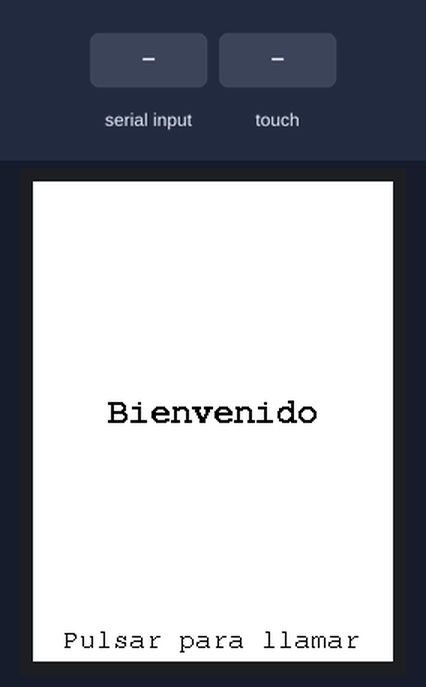
This sketch was run on a simulated Arduino Uno, built with avr-gcc and run on an emulated ATmega328P. Parts: 240×320 colour display. The test bench sets the inputs (shaded band). What the sketch prints to the serial monitor is not drawn.

Above: at 1.4 s.
1.5 s: "1" received over Serial
At 2.9 s:
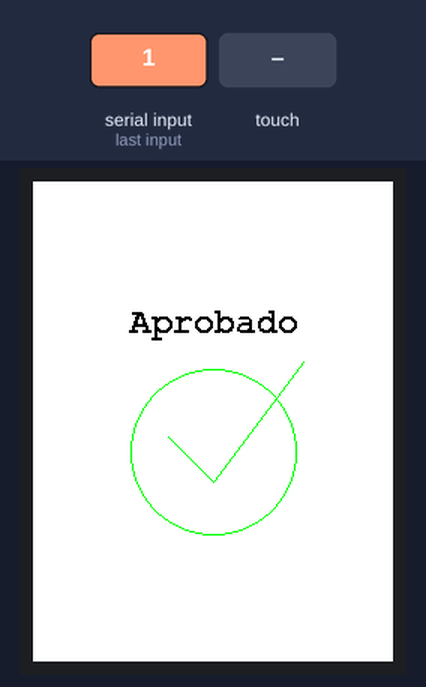
4.5 s: byte 4 (4) received over Serial
At 4.9 s:
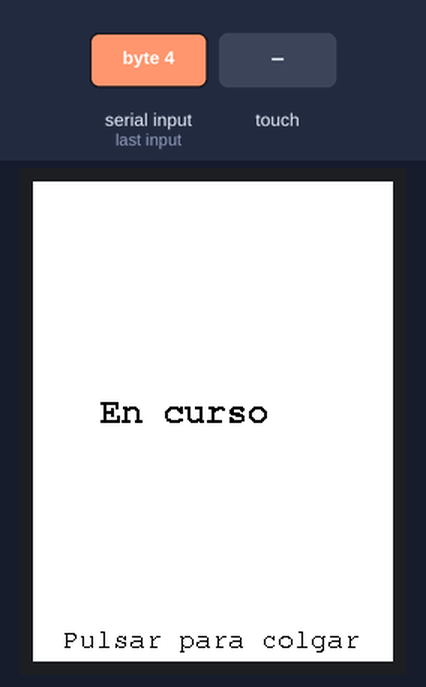
7.0 s: byte 0 (0) received over Serial
At 7.7 s:
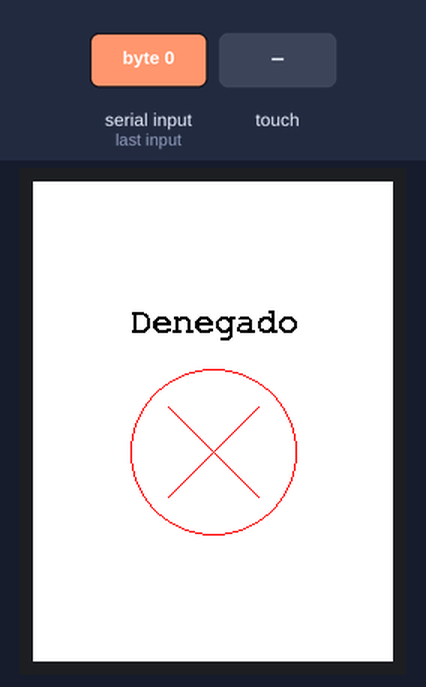
10.0 s: byte 2 (2) received over Serial
At 10.5 s:
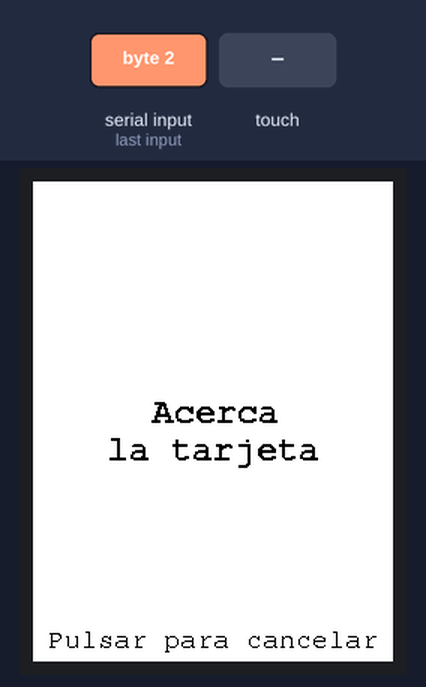
11.5 s: byte 3 (3) received over Serial
At 12.7 s:
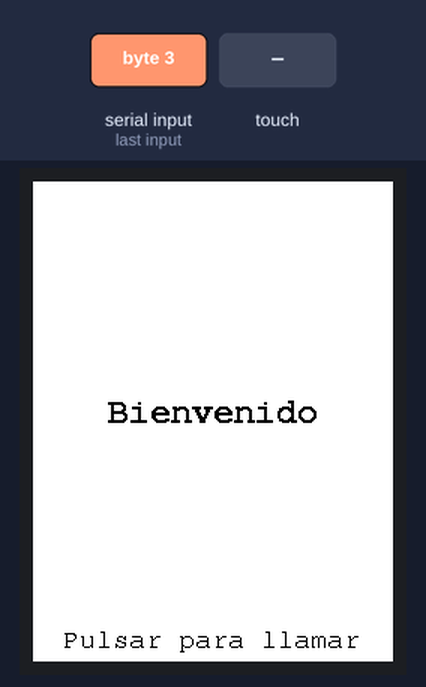
13.0 s: touch panel pressed at 13 % / 10 % of its raw x / y range
At 14.0 s:
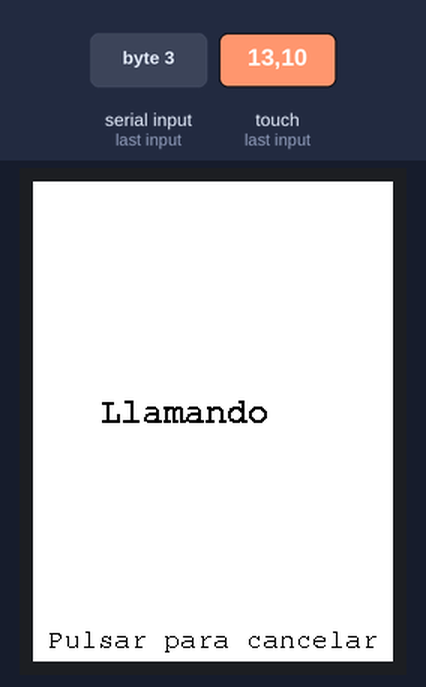
Timing chart, 0 to 16.0 s (numbered marks = the images above; inputs shaded):
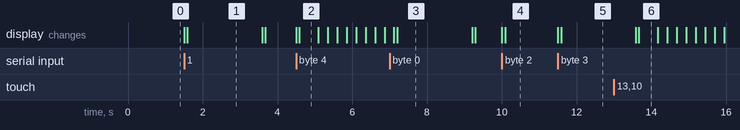

Measured:
- after the input at 1.5 s, the display: first changes at once (image 1 shows a later state)
- after the input at 4.5 s, the display: first changes at once (image 2 shows a later state)
- after the input at 7.0 s, the display: first changes after 0.12 s (image 3 shows a later state)
- after the input at 10.0 s, the display: first changes at once (image 4 shows a later state)
- after the input at 11.5 s, the display: first changes at once (image 5 shows a later state)
- after the input at 13.0 s, the display: first changes after 0.59 s (image 6 shows a later state)
- what the display in image 1 shows lasts 2.0 s, from 1.6 s to 3.6 s

The sketch:

board_1.ino
```cpp
#include <Adafruit_GFX.h>
#include <Adafruit_TFTLCD.h>
#include <TouchScreen.h>
#include <Fonts/FreeMonoBold12pt7b.h>
#include <Fonts/FreeMono9pt7b.h>

#define YP A1
#define XM A2
#define YM 7
#define XP 6

#define SCREEN_DELAY 250 // ms

#define ASCII_0 48
#define ASCII_1 49
#define ASCII_2 50
#define ASCII_3 51
#define ASCII_4 52

#define LCD_RESET A4

// Colors
#define BLACK 0x0000
#define BLUE 0x001F
#define RED 0xF800
#define GREEN 0x07E0
#define CYAN 0x07FF
#define MAGENTA 0xF81F
#define YELLOW 0xFFE0
#define WHITE 0xFFFF

#define CALL_TIMEOUT 1500

enum state {
  Initial,
  Calling,
  Permission_granted,
  Permission_denied,
  Call_in_progress,
  Card_edit
};

enum serialWrite {
  Cancel_action,
  Calling_action
};

state currentState = Initial;
Adafruit_TFTLCD tft;
TouchScreen ts = TouchScreen(XP, YP, XM, YM, 300);

const int16_t SCREEN_WIDTH = tft.width();
const int16_t SCREEN_HEIGHT = tft.height();

int incomingData = -1;

void setup() {
  Serial.begin(9600);

  tft.reset();

  uint16_t identifier = tft.readID();
  tft.begin(identifier);
  initialScreen();
}

void loop() {
  checkAccessControl();
  if (ts.isTouching() && currentState == Initial) {
    callingScreen();

    // Create a delay to prevent call spam
    delay(CALL_TIMEOUT);
  }
}

void initialScreen() {
  currentState = Initial;
  configureTouchScreenPins();
  int16_t mid_screen_y = SCREEN_HEIGHT / 2;
  tft.fillScreen(WHITE);
  tft.setFont(&FreeMonoBold12pt7b);
  tft.setCursor(50, mid_screen_y);
  tft.setTextSize(1);
  tft.setTextColor(BLACK);
  tft.println("Bienvenido");

  tft.setFont(&FreeMono9pt7b);
  tft.setCursor(20, SCREEN_HEIGHT - 10);
  tft.setTextSize(1);
  tft.setTextColor(BLACK);
  tft.println("Pulsar para llamar");
}

void callingScreen() {
  currentState = Calling;

  configureTouchScreenPins();
  int16_t mid_screen_y = SCREEN_HEIGHT / 2;
  int ANIMATION_FRAMES = 4;
  int loopCount = 0;
  tft.fillScreen(WHITE);
  Serial.write(Calling_action);

  tft.setFont(&FreeMonoBold12pt7b);
  tft.setCursor(45, mid_screen_y);
  tft.setTextSize(1);
  tft.setTextColor(BLACK);
  tft.println("Llamando");

  tft.setFont(&FreeMono9pt7b);
  tft.setCursor(10, SCREEN_HEIGHT - 10);
  tft.setTextSize(1);
  tft.setTextColor(BLACK);
  tft.println("Pulsar para cancelar");
  delay(SCREEN_DELAY);
  while (currentState == Calling) {
    tft.setFont(&FreeMonoBold12pt7b);
    tft.setCursor(45, mid_screen_y);
    tft.setTextSize(1);
    tft.setTextColor(BLACK);
    if (loopCount == 0) {
      tft.println("Llamando");
      tft.fillRect(160, 150, 50, 15, WHITE);
    } else if (loopCount == 1) {
      tft.println("Llamando.");
    } else if (loopCount == 2) {
      tft.println("Llamando..");
    } else if (loopCount == 3) {
      tft.println("Llamando...");
    }

    loopCount = (loopCount + 1) % ANIMATION_FRAMES;

    if (ts.isTouching()) {
      Serial.println("Saliendo de la peticion de llamada...");
      initialScreen();
    } else {
      configureTouchScreenPins();
      delay(SCREEN_DELAY);
    }
    checkAccessControl();
  }
}

void accessGrantedScreen() {
  currentState = Permission_granted;

  int16_t margin_top = 20;
  int16_t margin_top_check = 20;
  int16_t mid_screen_x = SCREEN_WIDTH / 2;
  int16_t mid_screen_y = (SCREEN_HEIGHT / 2) + margin_top;

  configureTouchScreenPins();

  tft.fillScreen(WHITE);
  tft.drawCircle(mid_screen_x, mid_screen_y, 55, GREEN);

  tft.drawLine(mid_screen_x, mid_screen_y + margin_top_check, 90, 150 + margin_top_check, GREEN);
  tft.drawLine(mid_screen_x, mid_screen_y + margin_top_check, 180, 100 + margin_top_check, GREEN);

  tft.setFont(&FreeMonoBold12pt7b);
  tft.setCursor(65, mid_screen_x - margin_top);
  tft.setTextSize(1);
  tft.setTextColor(BLACK);
  tft.println("Aprobado");
}

void accessDeniedScreen() {
  currentState = Permission_denied;

  int16_t margin_top = 20;
  int16_t margin_top_cross = 30;
  int16_t cross_gap = 30;
  int16_t mid_screen_x = SCREEN_WIDTH / 2;
  int16_t mid_screen_y = (SCREEN_HEIGHT / 2) + margin_top;

  configureTouchScreenPins();

  tft.fillScreen(WHITE);
  tft.drawCircle(mid_screen_x, mid_screen_y, 55, RED);

  tft.drawLine(mid_screen_x + cross_gap, mid_screen_y + margin_top_cross, 90, 150, RED);
  tft.drawLine(mid_screen_x - cross_gap, mid_screen_y + margin_top_cross, 150, 150, RED);

  tft.setFont(&FreeMonoBold12pt7b);
  tft.setCursor(65, mid_screen_x - margin_top);
  tft.setTextSize(1);
  tft.setTextColor(BLACK);
  tft.println("Denegado");
}

void callInProgressScreen() {
  currentState = Call_in_progress;

  configureTouchScreenPins();
  int16_t mid_screen_y = SCREEN_HEIGHT / 2;
  int ANIMATION_FRAMES = 4;
  int loopCount = 0;
  tft.fillScreen(WHITE);
  Serial.println("¡Llamada en curso!");

  tft.setFont(&FreeMonoBold12pt7b);
  tft.setCursor(45, mid_screen_y);
  tft.setTextSize(1);
  tft.setTextColor(BLACK);
  tft.println("En curso");

  tft.setFont(&FreeMono9pt7b);
  tft.setCursor(20, SCREEN_HEIGHT - 10);
  tft.setTextSize(1);
  tft.setTextColor(BLACK);
  tft.println("Pulsar para colgar");
  delay(SCREEN_DELAY);
  while (currentState == Call_in_progress) {
    tft.setFont(&FreeMonoBold12pt7b);
    tft.setCursor(45, mid_screen_y);
    tft.setTextSize(1);
    tft.setTextColor(BLACK);
    if (loopCount == 0) {
      tft.println("En curso");
      tft.fillRect(160, 150, 50, 15, WHITE);
    } else if (loopCount == 1) {
      tft.println("En curso.");
    } else if (loopCount == 2) {
      tft.println("En curso..");
    } else if (loopCount == 3) {
      tft.println("En curso...");
    }

    loopCount = (loopCount + 1) % ANIMATION_FRAMES;

    if (ts.isTouching()) {
      Serial.println("Saliendo de la llamada...");
      initialScreen();
    } else {
      configureTouchScreenPins();
      delay(SCREEN_DELAY);
    }

    checkAccessControl();
  }
}

void cardEditScreen() {
  configureTouchScreenPins();
  currentState = Card_edit;

  int16_t mid_screen_x = SCREEN_WIDTH / 2;
  int16_t mid_screen_y = SCREEN_HEIGHT / 2;

  tft.fillScreen(WHITE);
  tft.setFont(&FreeMonoBold12pt7b);
  tft.setCursor(80, mid_screen_y);
  tft.setTextSize(1);
  tft.setTextColor(BLACK);
  tft.println("Acerca");

  tft.setFont(&FreeMonoBold12pt7b);
  tft.setCursor(50, mid_screen_y + 25);
  tft.setTextSize(1);
  tft.setTextColor(BLACK);
  tft.println("la tarjeta");

  tft.setFont(&FreeMono9pt7b);
  tft.setCursor(10, SCREEN_HEIGHT - 10);
  tft.setTextSize(1);
  tft.setTextColor(BLACK);
  tft.println("Pulsar para cancelar");

  while (currentState == Card_edit) {
    checkAccessControl();
    if (ts.isTouching()) {
      Serial.println("Cancelando accion...");
      Serial.write(Cancel_action);
      initialScreen();
    }
  }
}

void checkAccessControl() {
  int16_t screen_delay = 2000;  // ms

  if (Serial.available() > 0) {
    incomingData = Serial.read();

    Serial.print("Mensaje capturado: ");
    Serial.println(incomingData);

    // 0: acceso denegado
    // 1: acceso concedido
    // 2: modificar tarjetas
    // 3: pantalla inicial
    // 4: llamada en curso
    switch (incomingData) {
      case 0:
      case ASCII_0:
        Serial.println("Acceso denegado");

        accessDeniedScreen();

        delay(screen_delay);

        initialScreen();
        break;
      case 1:
      case ASCII_1:
        Serial.println("Acceso concedido");

        accessGrantedScreen();

        delay(screen_delay);

        initialScreen();
        break;
      case 2:
      case ASCII_2:
        Serial.println("Modificando tarjetas");

        cardEditScreen();

        delay(screen_delay);
        break;
      case 3:
      case ASCII_3:
        Serial.println("Pantalla principal");

        initialScreen();
        break;
      case 4:
      case ASCII_4:
        Serial.println("Llamada en curso");

        callInProgressScreen();
        break;
    }
  }
}

void configureTouchScreenPins() {
  pinMode(XM, OUTPUT);
  pinMode(YP, OUTPUT);
}
```
